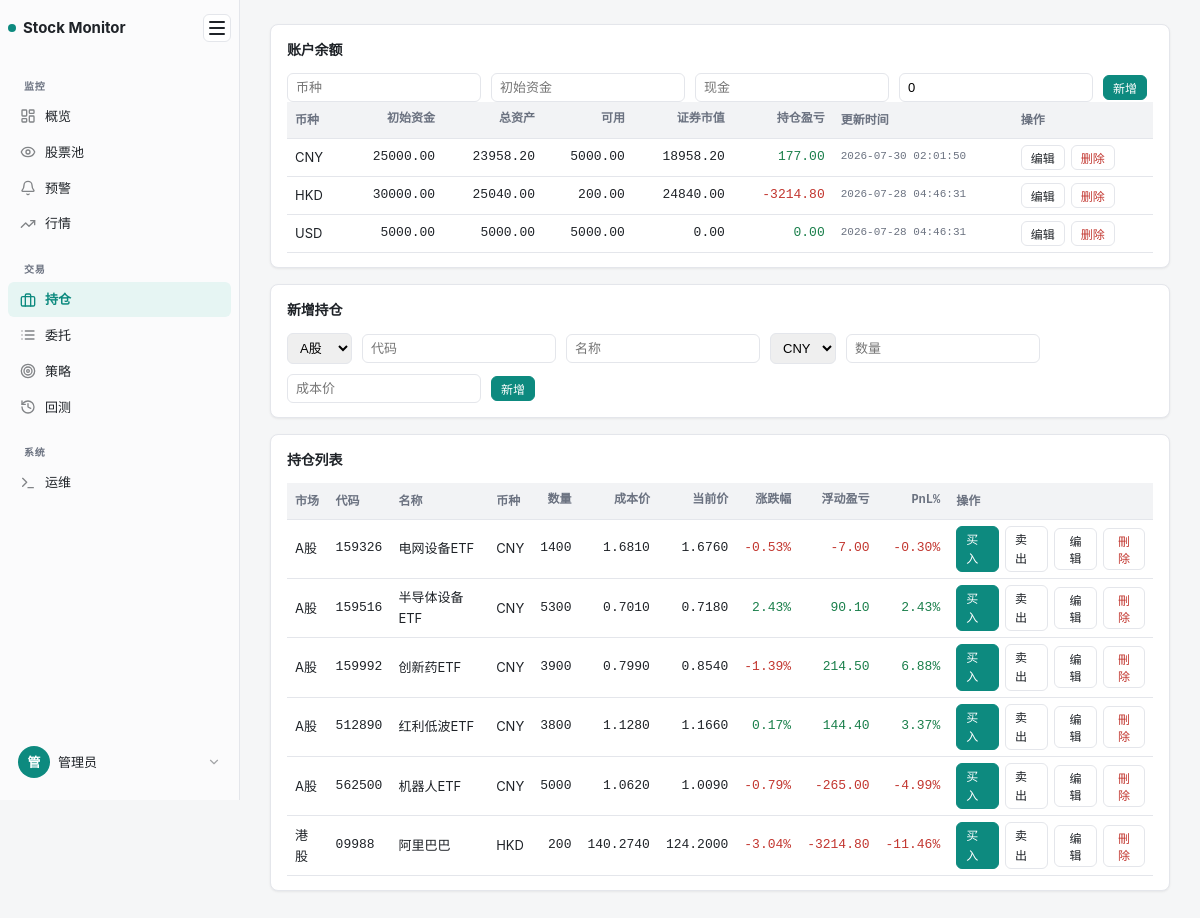
The app's page /portfolio with its own data.
### tables this page shows
CREATE TABLE account_balances (
                currency TEXT PRIMARY KEY,
                cash REAL NOT NULL,
                reserved_cash REAL NOT NULL DEFAULT 0,
                updated_at TEXT NOT NULL
            , initial_cash REAL);

CREATE TABLE positions (
                market TEXT NOT NULL,
                symbol TEXT NOT NULL,
                name TEXT NOT NULL,
                currency TEXT NOT NULL,
                quantity INTEGER NOT NULL,
                avg_cost REAL NOT NULL,
                realized_pnl REAL NOT NULL,
                updated_at TEXT NOT NULL,
                PRIMARY KEY (market, symbol)
            );

### src/web/routes/portfolio.py (the view)
@router.get("")
async def portfolio_page(request: Request):
    store = get_store(request)
    return render(
        request, "portfolio.html", "持仓",
        balances=queries.account_balances(store),
        positions=queries.positions(store, include_zero=True),
        flash=pop_flash(request),
    )

### src/web/templates/portfolio.html (shortened to what this page needs)
{% extends "base.html" %}
{% block content %}
<section>
  <div class="section-head"><h2>账户余额</h2></div>
  <form class="row-form" method="post" action="/portfolio/balance/add">
    <input name="currency" placeholder="币种" required><input name="initial_cash" type="number" min="0" step="0.01" placeholder="初始资金" required><input name="cash" type="number" min="0" step="0.01" placeholder="现金" required><input name="reserved_cash" type="number" min="0" step="0.01" value="0" placeholder="预留" required><button class="btn primary sm" type="submit">新增</button>
  </form>
  <table>
  <tr><th>币种</th><th class="num">初始资金</th><th class="num">总资产</th><th class="num">可用</th><th class="num">证券市值</th><th class="num">持仓盈亏</th><th>更新时间</th><th>操作</th></tr>
  {% for b in balances %}
  <tr><td>{{ b.currency }}</td><td class="num">{{ "%.2f"|format(b.initial_cash) }}</td><td class="num">{{ "%.2f"|format(b.total_assets) }}</td><td class="num">{{ "%.2f"|format(b.available) }}</td><td class="num">{{ "%.2f"|format(b.market_value) }}</td><td class="num{% if b.unrealized_pnl >= 0 %} up{% else %} down{% endif %}">{{ "%.2f"|format(b.unrealized_pnl) }}</td><td class="mono sm">{{ b.updated_at|fmt_time }}</td><td><div class="actions"><button class="btn sm" type="button" onclick="toggleBalanceEdit('{{ b.currency }}')">编辑</button><form method="post" action="/portfolio/balance/delete"><input type="hidden" name="csrf_token" value="{{ csrf_token }}"><input type="hidden" name="currency" value="{{ b.currency }}"><button class="btn sm danger" type="submit">删除</button></form></div></td></tr>
  {% else %}<tr><td colspan="8" class="empty">无账户</td></tr>{% endfor %}
  </table>
</section>
<section>
  <h2>新增持仓</h2>
  <form class="row-form" method="post" action="/portfolio/add">
    <select name="market" required>
      <option value="A股">A股</option>
    </select>
    <input type="text" name="symbol" placeholder="代码" required>
    <input type="text" name="name" placeholder="名称" required>
    <select name="currency">
      <option value="CNY">CNY</option><option value="HKD">HKD</option><option value="USD">USD</option>
    </select>
    <input type="number" name="quantity" placeholder="数量" step="1" required>
    <input type="number" name="avg_cost" placeholder="成本价" step="0.0001" required>
    <button class="btn primary sm" type="submit">新增</button>
  </form>
</section>
<section>
  <h2>持仓列表</h2>
  <table>
  <tr><th>市场</th><th>代码</th><th>名称</th><th>币种</th><th class="num">数量</th><th class="num">成本价</th><th class="num">当前价</th><th class="num">涨跌幅</th><th class="num">浮动盈亏</th><th class="num">PnL%</th><th>操作</th></tr>
  {% for p in positions %}
  <tr id="pos-{{ p.market }}-{{ p.symbol }}">
    <td>{{ p.market }}</td><td class="mono">{{ p.symbol }}</td><td>{{ p.name }}</td><td>{{ p.currency }}</td>
    <td class="num">{{ p.quantity }}</td><td class="num">{{ "%.4f"|format(p.avg_cost) }}</td>
    <td class="num">{% if p.current_price %}{{ "%.4f"|format(p.current_price) }}{% else %}-{% endif %}</td>
    <td class="num{% if p.change_pct and p.change_pct >= 0 %} up{% elif p.change_pct %} down{% endif %}">{% if p.change_pct is not none %}{{ "%.2f"|format(p.change_pct) }}%{% else %}-{% endif %}</td>
    <td class="num{% if p.unrealized_pnl and p.unrealized_pnl >= 0 %} up{% elif p.unrealized_pnl %} down{% endif %}">{% if p.unrealized_pnl is not none %}{{ "%.2f"|format(p.unrealized_pnl) }}{% else %}-{% endif %}</td>
    <td class="num{% if p.pnl_pct and p.pnl_pct >= 0 %} up{% elif p.pnl_pct %} down{% endif %}">{% if p.pnl_pct is not none %}{{ "%.2f"|format(p.pnl_pct) }}%{% else %}-{% endif %}</td>
    <td>
      <div class="actions">
        <a class="btn sm primary" href="/orders?side=buy&symbol={{ p.symbol|urlencode }}{% if p.current_price %}&price={{ p.current_price }}{% endif %}">买入</a>
        <a class="btn sm" href="/orders?side=sell&symbol={{ p.symbol|urlencode }}&quantity={{ p.quantity }}{% if p.current_price %}&price={{ p.current_price }}{% endif %}">卖出</a>
        <button class="btn sm" onclick="toggleEdit('{{ p.market }}','{{ p.symbol }}')">编辑</button>
        <form method="post" action="/portfolio/delete" onsubmit="return confirm('删除 {{ p.symbol }}?')">
          <button class="btn sm danger" type="submit">刪除</button>
        </form>
      </div>
    </td>
  </tr>
  {% else %}
  <tr><td colspan="11" class="empty">无持仓</td></tr>
  {% endfor %}
  </table>
</section>
{% endblock %}

### src/web/static/styles.css (style rules this page uses)
:root { --bg:#f5f6f7; --panel:#fff; --ink:#1f2328; --muted:#6b7280; --line:#e4e6eb; --accent:#0d8a7f; --accent-ink:#fff; --accent-soft:#e6f5f3; --up:#1a7f4b; --down:#c2362f; --ok:#1a7f4b; --off:#9aa0a6; --danger:#c2362f; --code-bg:#f2f3f5; --sidebar-bg:#fbfbfc; --shadow:0 1px 3px rgba(0,0,0,.04),0 1px 2px rgba(0,0,0,.03); }
[data-theme="light"] { --bg:#f5f6f7; --panel:#fff; --ink:#1f2328; --muted:#6b7280; --line:#e4e6eb; --accent:#0d8a7f; --accent-ink:#fff; --accent-soft:#e6f5f3; --up:#1a7f4b; --down:#c2362f; --ok:#1a7f4b; --off:#9aa0a6; --danger:#c2362f; --code-bg:#f2f3f5; --sidebar-bg:#fbfbfc; --shadow:0 1px 3px rgba(0,0,0,.04),0 1px 2px rgba(0,0,0,.03); }
* { box-sizing:border-box }
html,body { margin:0;padding:0 }
body { font:13px/1.6 -apple-system,"Segoe UI",Roboto,"PingFang SC","Microsoft YaHei",sans-serif;color:var(--ink);background:var(--bg);-webkit-font-smoothing:antialiased;-moz-osx-font-smoothing:grayscale }
a { color:var(--accent);text-decoration:none }
.num,.mono { font-variant-numeric:tabular-nums;font-family:ui-monospace,"Cascadia Code","Consolas",monospace }
.mono.sm { font-size:11px;color:var(--muted) }
.up { color:var(--up) }
.down { color:var(--down) }
section { background:var(--panel);border:1px solid var(--line);border-radius:8px;padding:14px 16px;margin-bottom:16px;box-shadow:var(--shadow) }
.section-head { position:relative;display:flex;align-items:center;justify-content:space-between;gap:12px }
.section-head h2 { margin-bottom:12px }
h2 { margin:0 0 12px;font-size:14px;font-weight:600;letter-spacing:-.2px }
table { width:100%;border-collapse:collapse;font-size:13px }
th,td { padding:6px 8px;text-align:left;border-bottom:1px solid var(--line);vertical-align:middle }
th { color:var(--muted);font-weight:600;font-size:12px;background:var(--code-bg);padding:8px 8px }
td.num,th.num { text-align:right }
.actions { display:flex;gap:6px;align-items:center }
.actions form { margin:0 }
.btn { border:1px solid var(--line);background:var(--panel);color:var(--ink);border-radius:6px;padding:6px 12px;cursor:pointer;font-size:13px;transition:background .15s,border-color .15s,filter .15s }
.btn.sm { padding:3px 9px;font-size:12px }
.btn.primary { background:var(--accent);border-color:var(--accent);color:var(--accent-ink) }
.btn.danger { color:var(--danger);border-color:var(--line) }
.row-form { display:flex;flex-wrap:wrap;gap:10px;align-items:center }
.row-form input,.row-form select { padding:6px 8px;border:1px solid var(--line);border-radius:6px;font-size:13px }

### records on screen
account_balances: currency "CNY", initial_cash "25000.00", total_assets "23958.20", available "5000.00", market_value "18958.20", unrealized_pnl "177.00", updated_at|fmt_time "2026-07-30 02:01:50"
account_balances: currency "HKD", initial_cash "30000.00", total_assets "25040.00", available "200.00", market_value "24840.00", unrealized_pnl "-3214.80", updated_at|fmt_time "2026-07-28 04:46:31"
account_balances: currency "USD", initial_cash "5000.00", total_assets "5000.00", available "5000.00", market_value "0.00", unrealized_pnl "0.00", updated_at|fmt_time "2026-07-28 04:46:31"
positions: market "A股", symbol "159326", name "电网设备ETF", currency "CNY", quantity "1400", avg_cost "1.6810", current_price "1.6760", change_pct "-0.53", unrealized_pnl "-7.00", pnl_pct "-0.30"
positions: market "A股", symbol "159516", name "半导体设备ETF", currency "CNY", quantity "5300", avg_cost "0.7010", current_price "0.7180", change_pct "2.43", unrealized_pnl "90.10", pnl_pct "2.43"
positions: market "A股", symbol "159992", name "创新药ETF", currency "CNY", quantity "3900", avg_cost "0.7990", current_price "0.8540", change_pct "-1.39", unrealized_pnl "214.50", pnl_pct "6.88"
positions: market "A股", symbol "512890", name "红利低波ETF", currency "CNY", quantity "3800", avg_cost "1.1280", current_price "1.1660", change_pct "0.17", unrealized_pnl "144.40", pnl_pct "3.37"
positions: market "A股", symbol "562500", name "机器人ETF", currency "CNY", quantity "5000", avg_cost "1.0620", current_price "1.0090", change_pct "-0.79", unrealized_pnl "-265.00", pnl_pct "-4.99"
positions: market "港股", symbol "09988", name "阿里巴巴", currency "HKD", quantity "200", avg_cost "140.2740", current_price "124.2000", change_pct "-3.04", unrealized_pnl "-3214.80", pnl_pct "-11.46"

### other values on screen
{{ group_name }} "监控" "交易" "系统"
{{ label }} "概览" "股票池" "预警" "行情" "持仓" "委托" "策略" "回测" "运维"
{{ (current_user if current_user else '管理员')[0] | upper }} "管"
{{ current_user if current_user else '管理员' }} "管理员"
